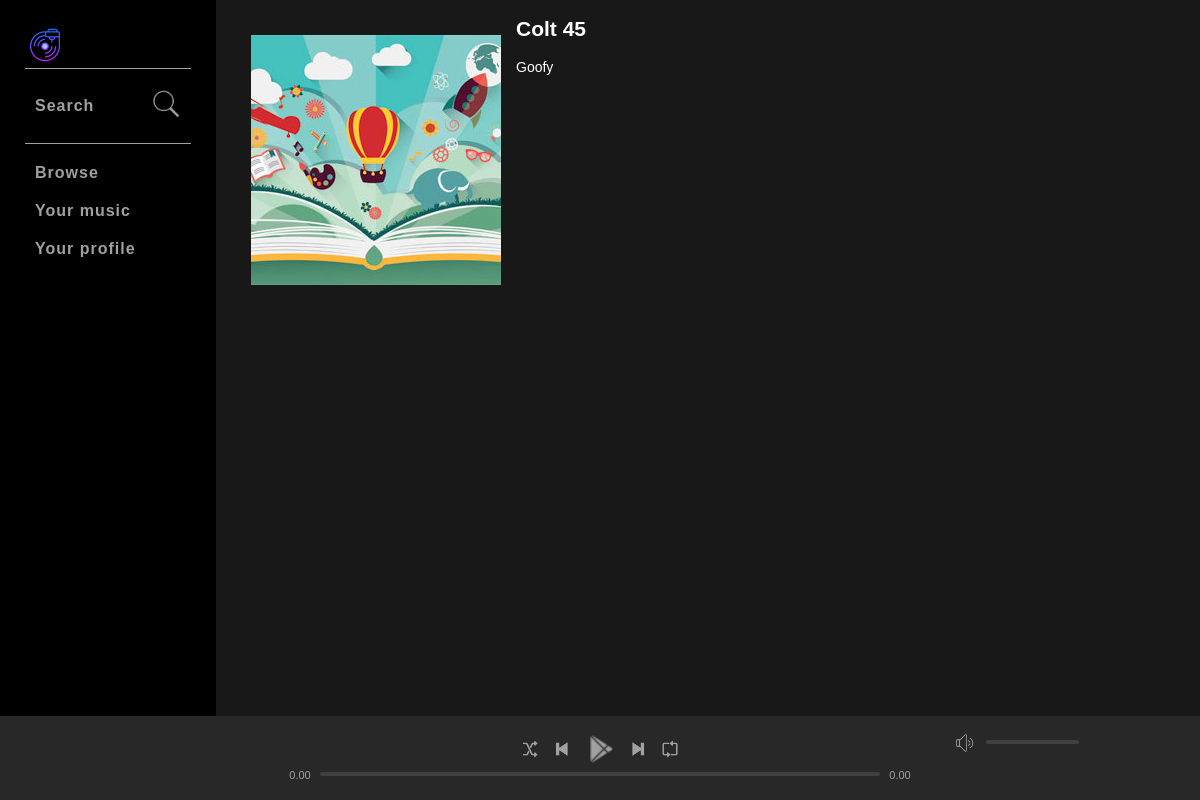
The app's page /album.php?id=7 (signed in) with its own data.
### tables this page shows
CREATE TABLE `albums` (
  `id` int(9) NOT NULL,
  `title` varchar(255) NOT NULL,
  `artist` int(9) NOT NULL,
  `genre` int(9) NOT NULL,
  `artworkPath` varchar(500) NOT NULL
);

CREATE TABLE `artists` (
  `id` int(9) NOT NULL,
  `name` varchar(50) DEFAULT NULL
);

### includes/classes/Helper.php (called while the page is built, shortened)
<?php
class Helper
{
    public function selectAllById ($db, $id){
        $sql = "select * from {$db} where id = '{$id}' ";
        return $sql;
    }
    public function fetchArrayFromDb ($connection, $sql){
            $query = mysqli_query($connection, $sql);
            $dbArray = mysqli_fetch_array($query);
            return $dbArray;
    }
}

### includes/classes/Album.php (called while the page is built, shortened)
<?php
class Album extends Helper
{
    public function getAlbumArray($connection, $id, $db){
        $artistSql = $this->selectAllById($db, $id);
        $artistArr =  $this->fetchArrayFromDb($connection, $artistSql);
        return $artistArr;
    }
}

### includes/classes/Artist.php (called while the page is built, shortened)
<?php
class Artist extends Helper
{
    public function getArtistArray($albumArtistId, $db, $connection){
        $artistSql = $this->selectAllById($db, $albumArtistId);
        $artistArr =  $this->fetchArrayFromDb($connection, $artistSql);
        return $artistArr;
    }
}

### album.php (the view, shortened to what this page needs)
<?php include ("includes/header.php");?>
    <?php
        if (isset($_GET['id'])){
            $albumId = $_GET['id'];
        }else {
            header("Location: index.php");
        }
            $album = new Album($connection, $albumId);
            $artist = new Artist($connection, $albumId);
            $albumArray = $album->getAlbumArray($connection, $albumId, 'albums');
            $albumArtistId = $albumArray['artist'];
            $artistArray =  $artist->getArtistArray($albumArtistId, 'artists', $connection);
    ?>
        <div class="entityInfo">
            <div class="leftSection">
                <img src="<?php echo $albumArray['artworkPath'] ?>" alt="">
            </div>
            <div class="rightSection">
                <h2><?php echo $albumArray['title'] ?></h2>
                <span><?php echo $artistArray['name'] ?></span>
            </div>
        </div>
<?php include ("includes/footer.php");?>

### assets/css/style.css (style rules this page uses)
html, body { padding: 0; margin: 0; height: 100%; }
body { background-color: #181818; min-width: 720px; font-size: 14px; }
* { font-family: "Halvetica Neue", Halvetica, Arial, sans-serif; color: #ffffff; }
.entityInfo { display: flex; }
.entityInfo .leftSection { flex-basis: 25%; }
.entityInfo .rightSection { flex-basis: 75%; }
.leftSection img { padding: 35px 15px; }

### records on screen
albums: artworkPath (picture), title "Colt 45"
artists: name "Goofy"
